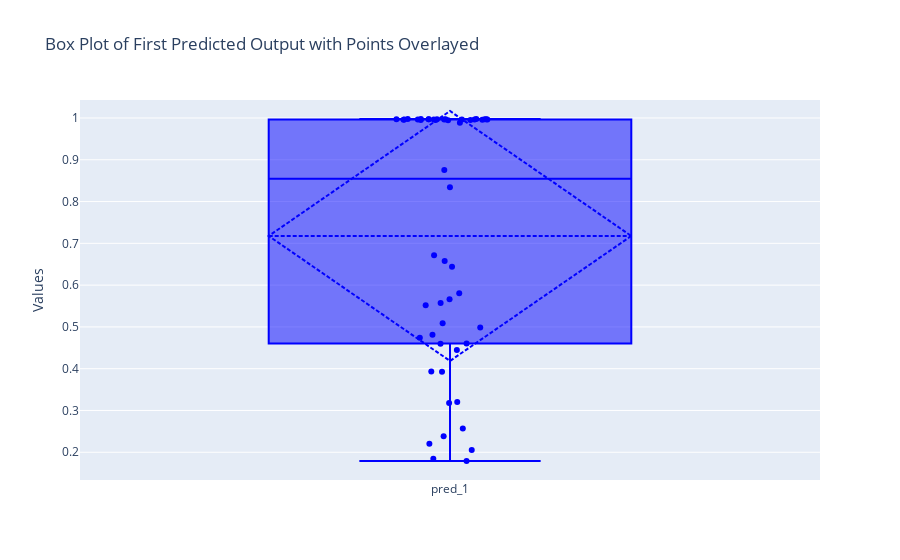

Source (notebook cell):
### Code cell
box_data = go.Box(
    y=predictions[0].flatten(),
    name='pred_1',
    boxmean='sd',
    marker=dict(color='blue'),
    boxpoints='all',
    pointpos=0
)

fig = go.Figure(data=[box_data])

fig.update_layout(
    title="Box Plot of First Predicted Output with Points Overlayed",
    yaxis_title="Values",
    xaxis_title="",
)
fig.show()

### Figure 1 — Plotly figure (JSON) as saved in the notebook; plotly's stock layout.template omitted (floating-point values rounded to 4 significant figures)
{"data": [{"boxmean": "sd", "boxpoints": "all", "marker": {"color": "blue"}, "name": "pred_1", "pointpos": 0, "type": "box", "y": [0.8753, 0.9887, 0.9955, 0.9968, 0.9976, 0.9968, 0.9964, 0.9961, 0.9963, 0.9963, 0.9973, 0.9967, 0.9966, 0.9968, 0.9962, 0.9949, 0.9969, 0.9973, 0.9967, 0.9956, 0.997, 0.995, 0.9947, 0.9958, 0.9972, 0.1791, 0.4984, 0.4604, 0.1846, 0.8342, 0.552, 0.5575, 0.6439, 0.5807, 0.5085, 0.2054, 0.3934, 0.6712, 0.3179, 0.2571, 0.6579, 0.4449, 0.4815, 0.3924, 0.3204, 0.4743, 0.4597, 0.2203, 0.2382, 0.5661]}], "layout": {"title": {"text": "Box Plot of First Predicted Output with Points Overlayed"}, "xaxis": {"title": {"text": ""}}, "yaxis": {"title": {"text": "Values"}}}}
